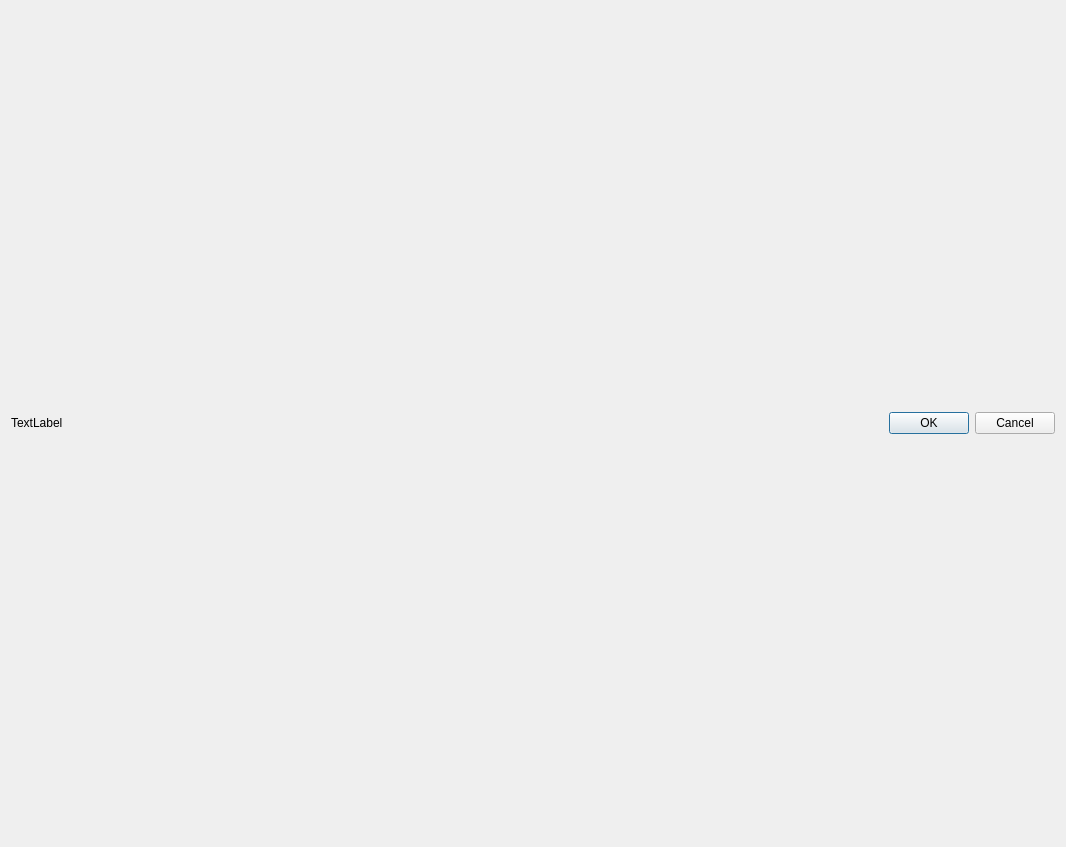
<?xml version="1.0" encoding="UTF-8"?>
<ui version="4.0">
 <class>Dialog</class>
 <widget class="QDialog" name="Dialog">
  <property name="geometry">
   <rect>
    <x>0</x>
    <y>0</y>
    <width>1066</width>
    <height>847</height>
   </rect>
  </property>
  <property name="windowTitle">
   <string>Dialog</string>
  </property>
  <layout class="QGridLayout" name="gridLayout">
   <item row="0" column="1">
    <widget class="QDialogButtonBox" name="buttonBox">
     <property name="orientation">
      <enum>Qt::Horizontal</enum>
     </property>
     <property name="standardButtons">
      <set>QDialogButtonBox::Cancel|QDialogButtonBox::Ok</set>
     </property>
    </widget>
   </item>
   <item row="0" column="0">
    <widget class="QLabel" name="label">
     <property name="text">
      <string>TextLabel</string>
     </property>
    </widget>
   </item>
  </layout>
 </widget>
 <resources/>
 <connections>
  <connection>
   <sender>buttonBox</sender>
   <signal>accepted()</signal>
   <receiver>Dialog</receiver>
   <slot>accept()</slot>
   <hints>
    <hint type="sourcelabel">
     <x>227</x>
     <y>300</y>
    </hint>
    <hint type="destinationlabel">
     <x>157</x>
     <y>274</y>
    </hint>
   </hints>
  </connection>
  <connection>
   <sender>buttonBox</sender>
   <signal>rejected()</signal>
   <receiver>Dialog</receiver>
   <slot>reject()</slot>
   <hints>
    <hint type="sourcelabel">
     <x>295</x>
     <y>306</y>
    </hint>
    <hint type="destinationlabel">
     <x>286</x>
     <y>274</y>
    </hint>
   </hints>
  </connection>
 </connections>
</ui>
